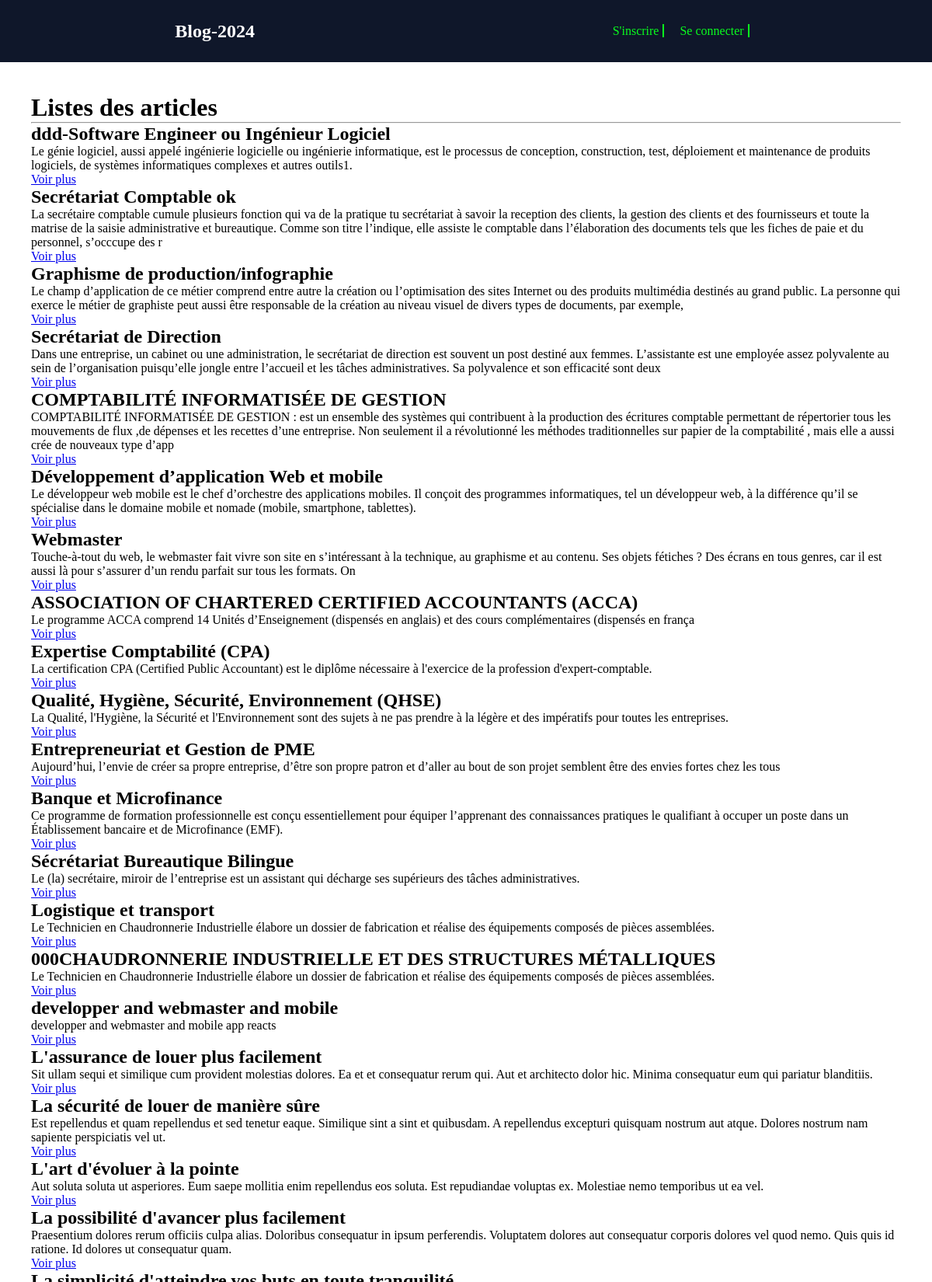
The page / (upper part) on the database its author committed.
### tables this page shows
CREATE TABLE `articles` (
  `id` int(11) NOT NULL,
  `aimage` varchar(1000) DEFAULT NULL,
  `title` varchar(255) NOT NULL,
  `slug` varchar(255) NOT NULL,
  `introduction` text NOT NULL,
  `content` text NOT NULL,
  `created_at` datetime NOT NULL,
  `updated_at` datetime NOT NULL DEFAULT current_timestamp() ON UPDATE current_timestamp()
);

### index.php (called while the page is built, shortened)
<?php
require_once "database/database.php";
$resultats = $pdo->query("SELECT * FROM articles ORDER BY created_at DESC");
$articles = $resultats->fetchAll();
require"templates/articles/index_html.php";
require"templates/layout_html.php";

### templates/articles/index_html.php (the view)
<h1>Listes des articles</h1>
<hr>
<div>
  <?php for ($i = 0; $i < count($articles); $i++) : ?>
  <h2> <?= $articles[$i]['title'] ?> </h2>
  <p> <?= $articles[$i]['introduction'] ?> </p>
  <a href="article.php?id=<?= $articles[$i]['id'] ?>">Voir plus</a>
  <?php endfor ?>
</div>

### templates/style.css (style rules this page uses)
:root { --color-first: #0F172A; --color-second: #F0F0F0; --color-white: #FFF; --color-success: #2ECC71; --color-error: #E74C3C; --color-cyan: #0afc1e; --linear-gradient: linear-gradient(45deg, var(--color-first), var(--color-success)); --fontSize-1: 4rem; --fontSize-2: 3.2rem; --fontSize-3: 2.4rem; --fontSize-4: 2rem; --fontSize-5: 1.8rem; --fontSize-6: 1.6rem; --fontSize-7: 1.4rem; --fontSize-8: 1rem; --fontSize-9: 0.8rem; --weight-Light: 300; --weight-Regular: 500; --weight-SemiBold: 600; --weight-Bold: 700; --weight-ExtratBold: 900; }
*, *::before, *::after { margin: 0; padding: 0; box-sizing: border-box; transition: .2s linear; outline: none; }
html { scroll-behavior: smooth; }
body { font-family: 'Poppins'; background-color: rgb(255, 255, 255); }

### rows shown on the page
articles: title "ddd-Software Engineer ou Ingénieur Logiciel", introduction "Le génie logiciel, aussi appelé ingénierie logicielle ou ingénierie informatique, est le processus de conception, construction, test, déploiement et maintenance de produits logiciels, de systèmes informatiques complexes et autres outils1."
articles: title "Secrétariat Comptable ok", introduction "La secrétaire comptable cumule plusieurs fonction qui va de la pratique tu secrétariat à savoir la reception des clients, la gestion des clients et des fournisseurs et toute la matrise de la saisie administrative et bureautique. Comme son titre l’indique, elle assiste le comptable dans l’élaboration des documents tels que les fiches de paie et du personnel, s’occcupe des r"
articles: title "Graphisme de production/infographie", introduction "Le champ d’application de ce métier comprend entre autre la création ou l’optimisation des sites Internet ou des produits multimédia destinés au grand public. La personne qui exerce le métier de graphiste peut aussi être responsable de la création au niveau visuel de divers types de documents, par exemple,"
articles: title "Secrétariat de Direction", introduction "Dans une entreprise, un cabinet ou une administration, le secrétariat de direction est souvent un post destiné aux femmes. L’assistante est une employée assez polyvalente au sein de l’organisation puisqu’elle jongle entre l’accueil et les tâches administratives. Sa polyvalence et son efficacité sont deux"
articles: title "COMPTABILITÉ INFORMATISÉE DE GESTION", introduction "COMPTABILITÉ INFORMATISÉE DE GESTION : est un ensemble des systèmes qui contribuent à la production des écritures comptable permettant de répertorier tous les mouvements de flux ,de dépenses et les recettes d’une entreprise. Non seulement il a révolutionné les méthodes traditionnelles sur papier de la comptabilité , mais elle a aussi crée de nouveaux type d’app"
articles: title "Développement d’application Web et mobile", introduction "Le développeur web mobile est le chef d’orchestre des applications mobiles. Il conçoit des programmes informatiques, tel un développeur web, à la différence qu’il se spécialise dans le domaine mobile et nomade (mobile, smartphone, tablettes)."
articles: title "Webmaster", introduction "Touche-à-tout du web, le webmaster fait vivre son site en s’intéressant à la technique, au graphisme et au contenu. Ses objets fétiches ? Des écrans en tous genres, car il est aussi là pour s’assurer d’un rendu parfait sur tous les formats. On"
articles: title "ASSOCIATION OF CHARTERED CERTIFIED ACCOUNTANTS (ACCA)", introduction "Le programme ACCA comprend 14 Unités d’Enseignement (dispensés en anglais) et des cours complémentaires (dispensés en frança"
articles: title "Expertise Comptabilité (CPA)", introduction "La certification CPA (Certified Public Accountant) est le diplôme nécessaire à l'exercice de la profession d'expert-comptable."
articles: title "Qualité, Hygiène, Sécurité, Environnement (QHSE)", introduction "La Qualité, l'Hygiène, la Sécurité et l'Environnement sont des sujets à ne pas prendre à la légère et des impératifs pour toutes les entreprises."
articles: title "Entrepreneuriat et Gestion de PME", introduction "Aujourd’hui, l’envie de créer sa propre entreprise, d’être son propre patron et d’aller au bout de son projet semblent être des envies fortes chez les tous"
articles: title "Banque et Microfinance", introduction "Ce programme de formation professionnelle est conçu essentiellement pour équiper l’apprenant des connaissances pratiques le qualifiant à occuper un poste dans un Établissement bancaire et de Microfinance (EMF)."
articles: title "Sécrétariat Bureautique Bilingue", introduction "Le (la) secrétaire, miroir de l’entreprise est un assistant qui décharge ses supérieurs des tâches administratives."
articles: title "Logistique et transport", introduction "Le Technicien en Chaudronnerie Industrielle élabore un dossier de fabrication et réalise des équipements composés de pièces assemblées."
articles: title "000CHAUDRONNERIE INDUSTRIELLE ET DES STRUCTURES MÉTALLIQUES", introduction "Le Technicien en Chaudronnerie Industrielle élabore un dossier de fabrication et réalise des équipements composés de pièces assemblées."
articles: title "developper and webmaster and mobile", introduction "developper and webmaster and mobile app reacts"
articles: title "L'assurance de louer plus facilement", introduction "Sit ullam sequi et similique cum provident molestias dolores. Ea et et consequatur rerum qui. Aut et architecto dolor hic. Minima consequatur eum qui pariatur blanditiis."
articles: title "La sécurité de louer de manière sûre", introduction "Est repellendus et quam repellendus et sed tenetur eaque. Similique sint a sint et quibusdam. A repellendus excepturi quisquam nostrum aut atque. Dolores nostrum nam sapiente perspiciatis vel ut."
articles: title "L'art d'évoluer à la pointe", introduction "Aut soluta soluta ut asperiores. Eum saepe mollitia enim repellendus eos soluta. Est repudiandae voluptas ex. Molestiae nemo temporibus ut ea vel."
articles: title "La possibilité d'avancer plus facilement", introduction "Praesentium dolores rerum officiis culpa alias. Doloribus consequatur in ipsum perferendis. Voluptatem dolores aut consequatur corporis dolores vel quod nemo. Quis quis id ratione. Id dolores ut consequatur quam."
